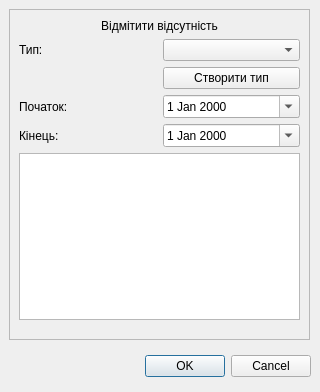
<?xml version="1.0" encoding="UTF-8"?>
<ui version="4.0">
 <class>Dialog_addStaffAbsence</class>
 <widget class="QDialog" name="Dialog_addStaffAbsence">
  <property name="geometry">
   <rect>
    <x>0</x>
    <y>0</y>
    <width>320</width>
    <height>392</height>
   </rect>
  </property>
  <property name="windowTitle">
   <string>Відмітити відсутність</string>
  </property>
  <property name="modal">
   <bool>true</bool>
  </property>
  <widget class="QDialogButtonBox" name="buttonBox">
   <property name="geometry">
    <rect>
     <x>10</x>
     <y>350</y>
     <width>301</width>
     <height>32</height>
    </rect>
   </property>
   <property name="orientation">
    <enum>Qt::Horizontal</enum>
   </property>
   <property name="standardButtons">
    <set>QDialogButtonBox::Cancel|QDialogButtonBox::Ok</set>
   </property>
  </widget>
  <widget class="QFrame" name="frame">
   <property name="geometry">
    <rect>
     <x>9</x>
     <y>9</y>
     <width>301</width>
     <height>331</height>
    </rect>
   </property>
   <property name="frameShape">
    <enum>QFrame::StyledPanel</enum>
   </property>
   <property name="frameShadow">
    <enum>QFrame::Raised</enum>
   </property>
   <widget class="QWidget" name="verticalLayoutWidget">
    <property name="geometry">
     <rect>
      <x>10</x>
      <y>10</y>
      <width>281</width>
      <height>301</height>
     </rect>
    </property>
    <layout class="QVBoxLayout" name="verticalLayout">
     <item>
      <widget class="QLabel" name="label">
       <property name="sizePolicy">
        <sizepolicy hsizetype="Preferred" vsizetype="Fixed">
         <horstretch>0</horstretch>
         <verstretch>0</verstretch>
        </sizepolicy>
       </property>
       <property name="text">
        <string>Відмітити відсутність</string>
       </property>
       <property name="alignment">
        <set>Qt::AlignCenter</set>
       </property>
      </widget>
     </item>
     <item>
      <layout class="QGridLayout" name="gridLayout">
       <item row="0" column="0">
        <widget class="QLabel" name="label_2">
         <property name="text">
          <string>Тип:</string>
         </property>
        </widget>
       </item>
       <item row="0" column="1">
        <widget class="QComboBox" name="selectAbsType">
         <property name="cursor">
          <cursorShape>PointingHandCursor</cursorShape>
         </property>
        </widget>
       </item>
       <item row="3" column="0">
        <widget class="QLabel" name="label_4">
         <property name="text">
          <string>Кінець:</string>
         </property>
        </widget>
       </item>
       <item row="2" column="0">
        <widget class="QLabel" name="label_3">
         <property name="text">
          <string>Початок:</string>
         </property>
        </widget>
       </item>
       <item row="2" column="1">
        <widget class="QDateEdit" name="absStart">
         <property name="cursor">
          <cursorShape>PointingHandCursor</cursorShape>
         </property>
         <property name="calendarPopup">
          <bool>true</bool>
         </property>
        </widget>
       </item>
       <item row="3" column="1">
        <widget class="QDateEdit" name="absEnd">
         <property name="cursor">
          <cursorShape>PointingHandCursor</cursorShape>
         </property>
         <property name="calendarPopup">
          <bool>true</bool>
         </property>
        </widget>
       </item>
       <item row="1" column="1">
        <widget class="QPushButton" name="createAbsType">
         <property name="cursor">
          <cursorShape>PointingHandCursor</cursorShape>
         </property>
         <property name="text">
          <string>Створити тип</string>
         </property>
        </widget>
       </item>
      </layout>
     </item>
     <item>
      <widget class="QTextEdit" name="absDescription"/>
     </item>
    </layout>
   </widget>
  </widget>
 </widget>
 <resources/>
 <connections>
  <connection>
   <sender>buttonBox</sender>
   <signal>accepted()</signal>
   <receiver>Dialog_addStaffAbsence</receiver>
   <slot>accept()</slot>
   <hints>
    <hint type="sourcelabel">
     <x>248</x>
     <y>254</y>
    </hint>
    <hint type="destinationlabel">
     <x>157</x>
     <y>274</y>
    </hint>
   </hints>
  </connection>
  <connection>
   <sender>buttonBox</sender>
   <signal>rejected()</signal>
   <receiver>Dialog_addStaffAbsence</receiver>
   <slot>reject()</slot>
   <hints>
    <hint type="sourcelabel">
     <x>316</x>
     <y>260</y>
    </hint>
    <hint type="destinationlabel">
     <x>286</x>
     <y>274</y>
    </hint>
   </hints>
  </connection>
 </connections>
</ui>
